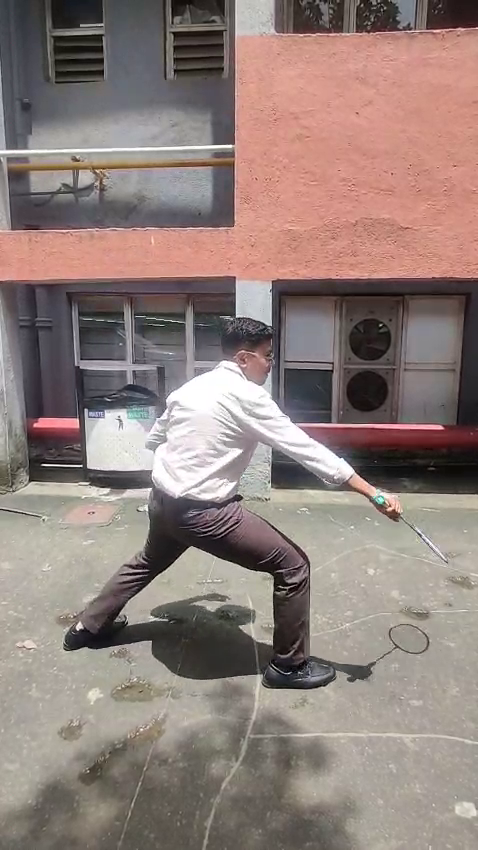
#> input picture frame 30 of VID-20260820-WA0017(1).mp4, 478 x 850 px, given in place of badminton_highlights.mp4, which was not available
$ python make_contact_sheet.py
#> lines starting #> are read from the running program, lines starting #| are printed output that depends on the picture
import cv2
import math
import numpy as np
from pathlib import Path

video_path = Path(r"data\pilot\source_videos\badminton_highlights.mp4")
output_path = Path(r"data\pilot\badminton_contact_sheet.jpg")

cap = cv2.VideoCapture(str(video_path))

if not cap.isOpened():
    raise RuntimeError(f"Cannot open video: {video_path}")

fps = cap.get(cv2.CAP_PROP_FPS)
frame_count = int(cap.get(cv2.CAP_PROP_FRAME_COUNT))
duration = frame_count / fps

interval = 1.0
timestamps = [i * interval for i in range(math.ceil(duration / interval))]

thumb_width = 320
thumb_height = 180
label_height = 30
columns = 4
rows = math.ceil(len(timestamps) / columns)

sheet = np.full(
    (rows * (thumb_height + label_height), columns * thumb_width, 3),
    255,
    dtype=np.uint8
)

for index, timestamp in enumerate(timestamps):
    cap.set(cv2.CAP_PROP_POS_MSEC, timestamp * 1000)
    success, frame = cap.read()

    if not success:
        continue

    frame = cv2.resize(frame, (thumb_width, thumb_height))

    x = (index % columns) * thumb_width
    y = (index // columns) * (thumb_height + label_height)

    sheet[y:y + thumb_height, x:x + thumb_width] = frame

    cv2.putText(
        sheet,
        f"{timestamp:.1f}s",
        (x + 8, y + thumb_height + 21),
        cv2.FONT_HERSHEY_SIMPLEX,
        0.6,
        (0, 0, 0),
        2
    )
#> this loop made 3 passes
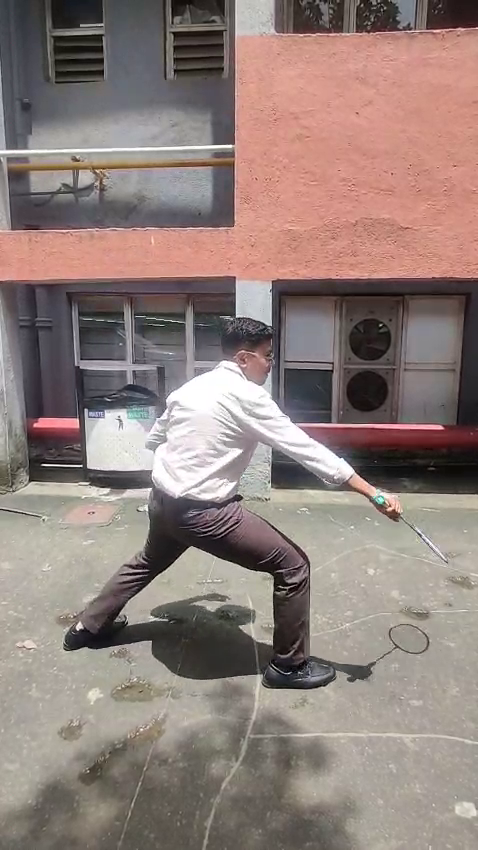
#> input picture frame 30 of VID-20260820-WA0017(1).mp4, 478 x 850 px, given in place of badminton_highlights.mp4, which was not available
#> pass 2, `frame = cv2.resize(frame, (thumb_width, thumb_height))`:
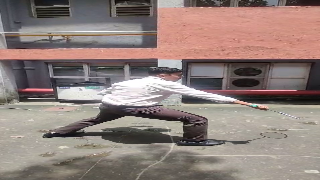
#> frame: shape (180, 320, 3); mean B, G, R 122.3, 127.5, 143.8
#> pass 3, `success, frame = cap.read()`:
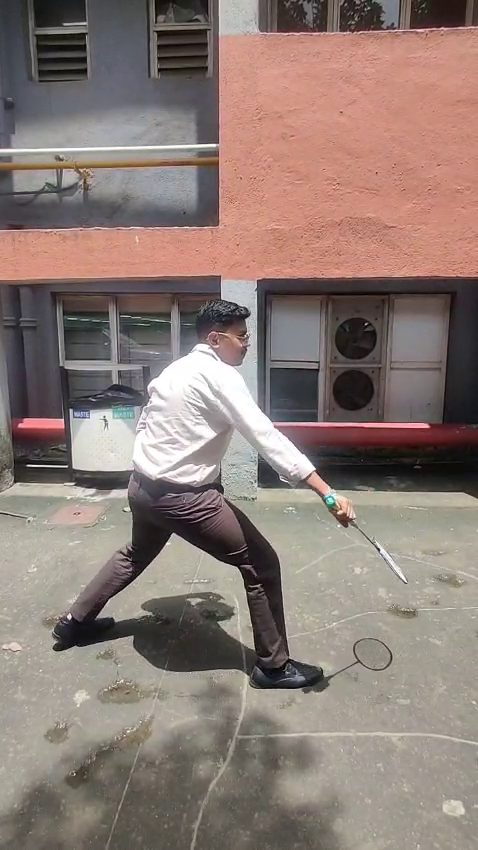
#> frame: shape (850, 478, 3); mean B, G, R 117.3, 123.7, 140
#> pass 3, `frame = cv2.resize(frame, (thumb_width, thumb_height))`:
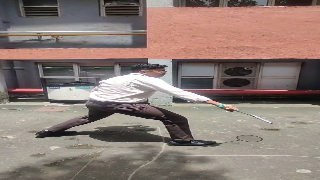
#> frame: shape (180, 320, 3); mean B, G, R 117.1, 123.6, 139.9
#> after the loop:
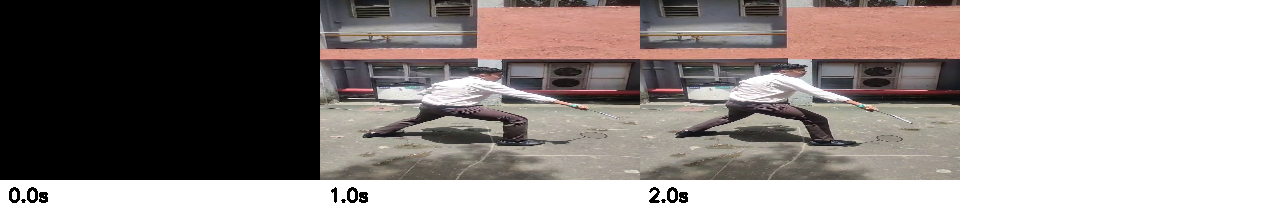
#> sheet: shape (210, 1280, 3); mean B, G, R 141.6, 144, 151

cap.release()

output_path.parent.mkdir(parents=True, exist_ok=True)
cv2.imwrite(str(output_path), sheet)

print(f"Duration: {duration:.2f}s")
print(f"Contact sheet: {output_path.resolve()}")
